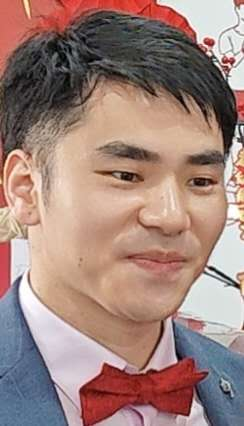
%> input picture BingXia.jpg, 244 x 426 px
$ octave --eval "high_pass_filter;"   (GNU Octave 9; MATLAB toolbox functions it lacks are replaced by stand-ins)
%> lines starting %> are read from the running program, lines starting %| are printed output that depends on the picture
% high_pass_filter.m - Apply Gaussian high pass filter to image
% Fred J. Frigo, Ph.D.
% 28-Jan-2026
%

% Read color photo
function high_pass_filter( imfile )

if(nargin == 0)
    [fname,iname] = uigetfile('*.*', 'Select Image file');
%> the answer given: BingXia.jpg
    imfile = strcat(iname, fname);
end

% Read color photo
im = imread(imfile);
%> im is the input picture: size 426x244x3 uint8; mean R, G, B 159.7, 131.3, 123.7
figure();
imshow(im);
title("Color image");  drawnow;

% Convert to gray scale
gray = rgb2gray(im);
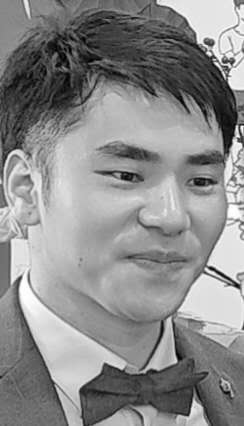
%> gray: size 426x244 uint8; min 0, max 255, mean 138.9
[rows, cols] = size(gray);
%> rows = 426; cols = 244
fprintf('Image resolution: %d x %d pixels\n', rows, cols);
%| Image resolution: 426 x 244 pixels

figure();
imshow(gray);
title("Gray scale image"); drawnow;

% Take the 2D Fourier Transform
F=fft2(double(gray));
S=fftshift(F);

% Create Gaussian Filter with step size of 1 and empirical std deviation
std_gauss = 0.01 * cols;
%> std_gauss = 2.44
myfilter = fspecial('gaussian', [rows cols], std_gauss);
myfilter_max = max(max(myfilter));  % normalize
%> myfilter_max = 0.0256
myfilter = myfilter/myfilter_max;
myfilter = 1.0 - myfilter;
figure;
mesh(myfilter);
title("Gaussian Filter Kernel"); drawnow;
%> after `title("Gaussian Filter Kernel")`:
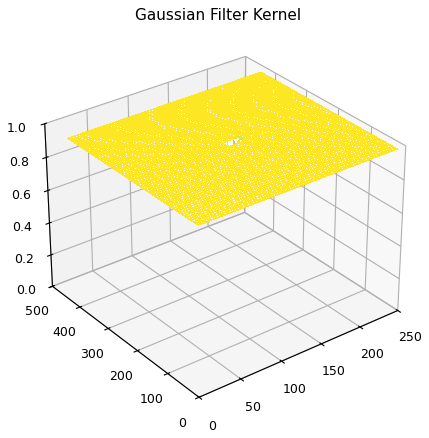
%> figure redrawn from the program's plot data

% Apply the filter to the complex Fourier space image
HPF=myfilter.*S;
SLPF = fftshift(HPF);
complex_image = ifft2(SLPF);
mag_image = abs(complex_image);
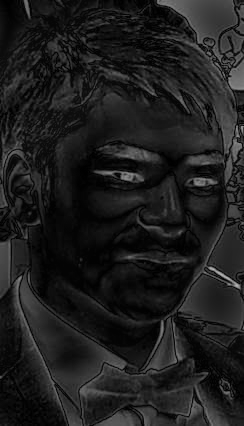
%> mag_image: size 426x244 double; min 0.091, max 183.4, mean 30.5
im_max = max(max(mag_image));
%> im_max = 183.4
hpf_gray = (mag_image/im_max);
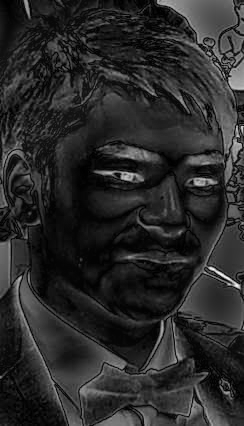
%> hpf_gray: size 426x244 double; min 0.000496, max 1, mean 0.166

figure();
imshow(hpf_gray);
filter_image_title = sprintf("High Pass Filtered Image: %d x %d", rows, cols);
%> filter_image_title = 'High Pass Filtered Image: 426 x 244'
title(filter_image_title); drawnow;
